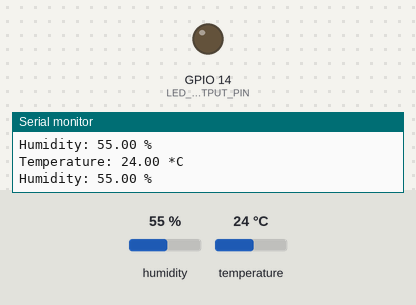
A sketch run on a simulated ESP32. On the bench: output pins drawn as LEDs (lit = HIGH), the last lines printed to the serial monitor. Inputs (shaded band) come from the test bench; at power-on: humidity 55 %, temperature 24 °C.

Above: at 6.2 s.
6.3 s: humidity set to 79 %
7.8 s: humidity set to 82 %
At 8.7 s:
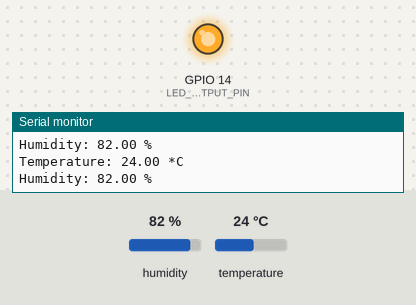
9.3 s: humidity set to 22 %
At 10.0 s:
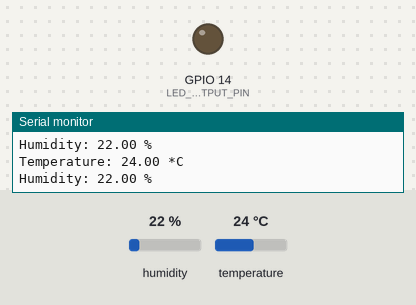
10.8 s: humidity set to 88 %
At 12.2 s:
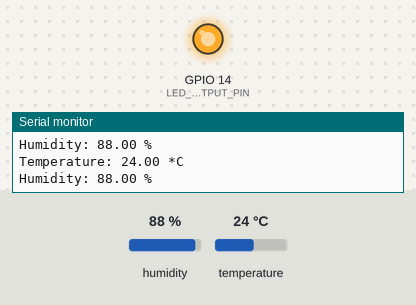
Timing chart, 0 to 13.3 s (numbered marks = the images above; inputs shaded):
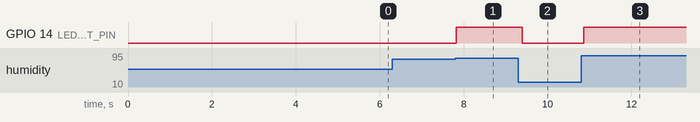

Measured:
- the behaviour switches between 80 and 81 % on humidity (found by bisection; images 0 and 1)
- after the input at 7.8 s, GPIO 14 (LED_OUTPUT_PIN): LOW → HIGH at once
- after the input at 9.3 s, GPIO 14 (LED_OUTPUT_PIN): HIGH → LOW after 0.10 s
- after the input at 10.8 s, GPIO 14 (LED_OUTPUT_PIN): LOW → HIGH after 0.06 s

The sketch:

IoTworkshop_DHT.ino
```cpp
/***************************************************
  // IoT Workshop 2018
  // This is a demo code and shouldn't be used for any long term use or commercial purpose

  // DHT11 Pin out

  //    -------
  //    |:::::|
  //    |:::::|
  //    -------
  //    | | | |
  //    1 2 3 4
  //
  //    1 - Vcc
  //    2 - Out
  //    3 - NC
  //    4 - GND

  // DHT 11 Out should be connected to Vcc (PullUp) through 3.3 K Ohm
  // DHT 11 Out should be connected directly to pin 15 of ESP32

***************************************************/

///******* DEMO CODE *******///

#include "Config.h"
#include "DHT_Sensor.h"

/******************************* Functions Definitons ***************************/

/**
   @brief   Setup Function
   @param   None
   @Return  None
*/
void setup()
{
#ifdef DEBUG_PRINT_ENABLE
  Serial.begin(115200);
  Serial.setDebugOutput(false);
  DEBUG_PRINT_LN(F(" "));
#endif /* DEBUG_PRINT_ENABLE */

  DEBUG_PRINT_LN(F("IoT Workshop 2018"));
  pinMode(LED_OUTPUT_PIN , OUTPUT);
  digitalWrite(LED_OUTPUT_PIN,LOW);
  delay(5000);
}

/**
   @brief   Loop Function
   @param   None
   @Return  None
*/
void loop()
{
  ObtainSensorData();
  digitalWrite(LED_OUTPUT_PIN,(GetHumiditySensorData() > LED_TOGGLE_LIMIT));
  delay(100);
}

/* EOF */
```

DHT_Sensor.cpp
```cpp
/***************************************************
  @file   DHT_Sensor.cpp
  @brief  File provides APIs the functions for DHT sensor
  @Author TeamRoboCET

  // IoT Workshop 2018
  // This is a demo code and shouldn't be used for any long term use or commercial purpose

  // DHT11 Pin out

  //    -------
  //    |:::::|
  //    |:::::|
  //    -------
  //    | | | |
  //    1 2 3 4
  //
  //    1 - Vcc
  //    2 - Out
  //    3 - NC
  //    4 - GND

  // DHT 11 Out should be connected to Vcc (PullUp) through 3.3 K Ohm
  // DHT 11 Out should be connected directly to pin 15 of ESP32

***************************************************/
#include "Arduino.h"

// Include sensor headers
#include <Adafruit_Sensor.h>
#include <DHT.h>
#include <DHT_U.h>

#include "Config.h"

/******************************* Declarations *********************************/
// Sensor Related
DHT_Unified dht(DHTPIN, DHTTYPE);

float humiSensor = 0;
float tempSensor = 0;

/******************************* Functions **************************************/
void  computeRMS_Current(void);
void  sensorCalibration(void);

/******************************* Functions Definitons ***************************/

/**
   @brief   Function is used to initialise the sensor
   @param   None
   @Return  None
*/
void SensorInit(void)
{
  // No special initialisation required for this sensor
}

/**
   @brief   Function to get temperature Sensor Data
   @param   None
   @Return  float, Temperature value
*/
float GetTemperatureSensorData(void)
{
  return tempSensor;
}

/**
   @brief   Function to get Humidity Sensor Data
   @param   None
   @Return  float, Humidity Value
*/
float GetHumiditySensorData(void)
{
  return humiSensor;
}

/**
   @brief   Function Obtain Sensor Data
   @param   None
   @Return  None
*/
void ObtainSensorData(void)
{
  sensors_event_t event;
  dht.temperature().getEvent(&event);
  if (isnan(event.temperature))
  {
    tempSensor = 0;
    DEBUG_PRINT_LN(F("Error reading temperature!"));
  }
  else
  {
    tempSensor = event.temperature;
    DEBUG_PRINT(F("Temperature: "));
    DEBUG_PRINT(event.temperature);
    DEBUG_PRINT_LN(F(" *C"));
  }
  // Get humidity event and print its value.
  dht.humidity().getEvent(&event);
  if (isnan(event.relative_humidity))
  {
    humiSensor = 0;
    DEBUG_PRINT_LN(F("Error reading humidity!"));
  }
  else
  {
    humiSensor = event.relative_humidity;
    DEBUG_PRINT(F("Humidity: "));
    DEBUG_PRINT(event.relative_humidity);
    DEBUG_PRINT_LN(F(" %"));
  }
}

/* EOF */
```

DHT_Sensor.h
```cpp
/***************************************************
  @file   DHT_Sensor.h
  @brief  File provides APIs the functions for current DHT sensor
  @Author TeamRoboCET

  // IoT Workshop 2018
  // This is a demo code and shouldn't be used for any long term use or commercial purpose
***************************************************/

#ifndef _DHT_SENSOR_H_
#define _DHT_SENSOR_H_

void  ObtainSensorData(void);
void  SensorInit(void);
float GetTemperatureSensorData(void);
float GetHumiditySensorData(void);

#endif /* _DHT_SENSOR_H_ */
```

Debug.h
```cpp
/***************************************************
  @file   Debug.h
  @brief  File provides the functions for Debug
  @Author TeamRoboCET

  // IoT Workshop 2018
  // This is a demo code and shouldn't be used for any long term use or commercial purpose
***************************************************/

#ifndef _DEBUG_H_
#define _DEBUG_H_

#ifdef DEBUG_PRINT_ENABLE
  #define DEBUG_PRINT(x)                      Serial.print(x)
  #define DEBUG_PRINT_LN(x)                   Serial.println(x)
#else
  #define DEBUG_PRINT(x)
  #define DEBUG_PRINT_LN(x)
#endif /* DEBUG_PRINT_ENABLE */

#endif /* _DEBUG_H_ */
```

Config.h
```cpp
/***************************************************
  @file   Config.h
  @brief  Cofiguration Parameters
  @Author TeamRoboCET

  // IoT Workshop 2018
  // This is a demo code and shouldn't be used for any long term use or commercial purpose
***************************************************/
#ifndef _CONFIG_H_
#define _CONFIG_H_

/************************* Debug *********************************************/
// Enable / Disable Debug statements
// Comment the below line "#define DEBUG_PRINT_ENABLE" to disable debug statements
#define DEBUG_PRINT_ENABLE

#include "Debug.h"

/************************* SENSOR PIN ****************************************/
// Define Sensor related macros
#define DHTPIN                                    15        // Pin which is connected to the DHT sensor.
#define DHTTYPE                                   DHT11     // DHT 11 Sensor

/************************* LED Limit *********************************************/
#define LED_TOGGLE_LIMIT                          80

/************************* GPIO Setup ***************************************/
// OUTPUT control Led
#define LED_OUTPUT_PIN                            14

#endif /* _CONFIG_H_ */
```
